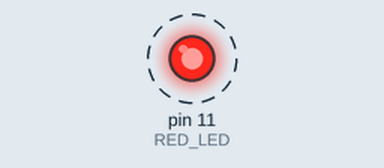
The sketch below on a simulated Arduino Uno, built with avr-gcc and run on an emulated ATmega328P. On the bench: output pins drawn as LEDs (lit = HIGH). Dashed ring = blinking.

Above: at 0.15 s.
Timing chart, 0 to 3.0 s (numbered marks = the images above):
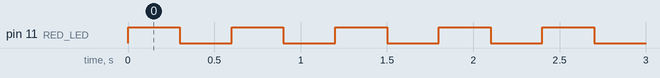

Measured:
- by itself, pin 11 (RED_LED): alternates HIGH for 0.30 s and LOW for 0.30 s

The sketch:

blink.ino
```cpp
#define RED_LED 11

void setup() {
  // put your setup code here, to run once:
  pinMode(RED_LED, OUTPUT);
}

// helper function to blink LED a specific number of times
void blink_led(int num_blinks) {
  for (int i = 0; i < num_blinks; i++) {
    digitalWrite(RED_LED, HIGH);
    delay(300);
    digitalWrite(RED_LED, LOW);
    delay(300);
  }
}

void loop() {
  // put your main code here, to run repeatedly:
  blink_led(1);

  // WHY DOES IT BLINK MORE THAN ONCE???
}
```
